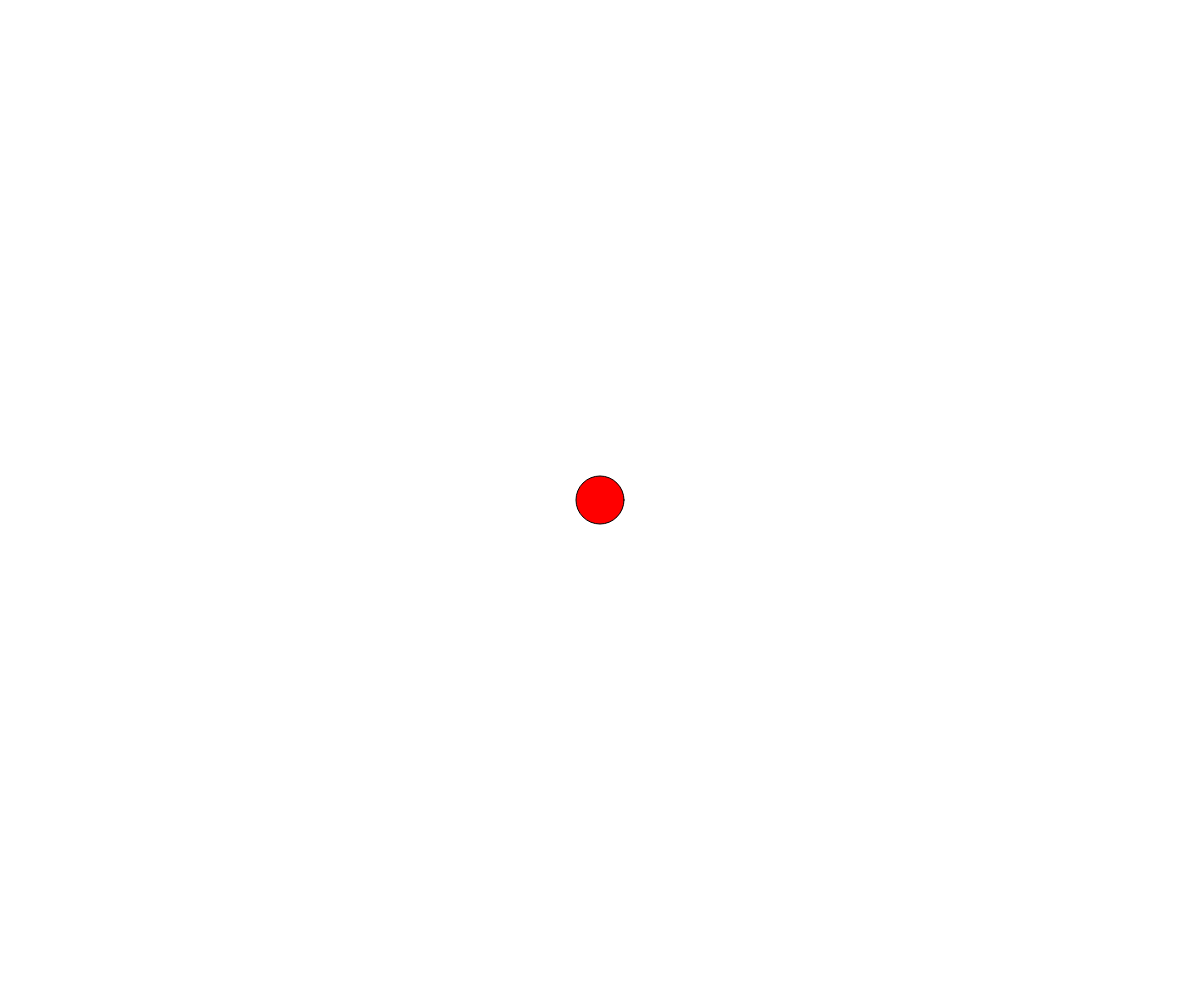
Frame 1 (no input)
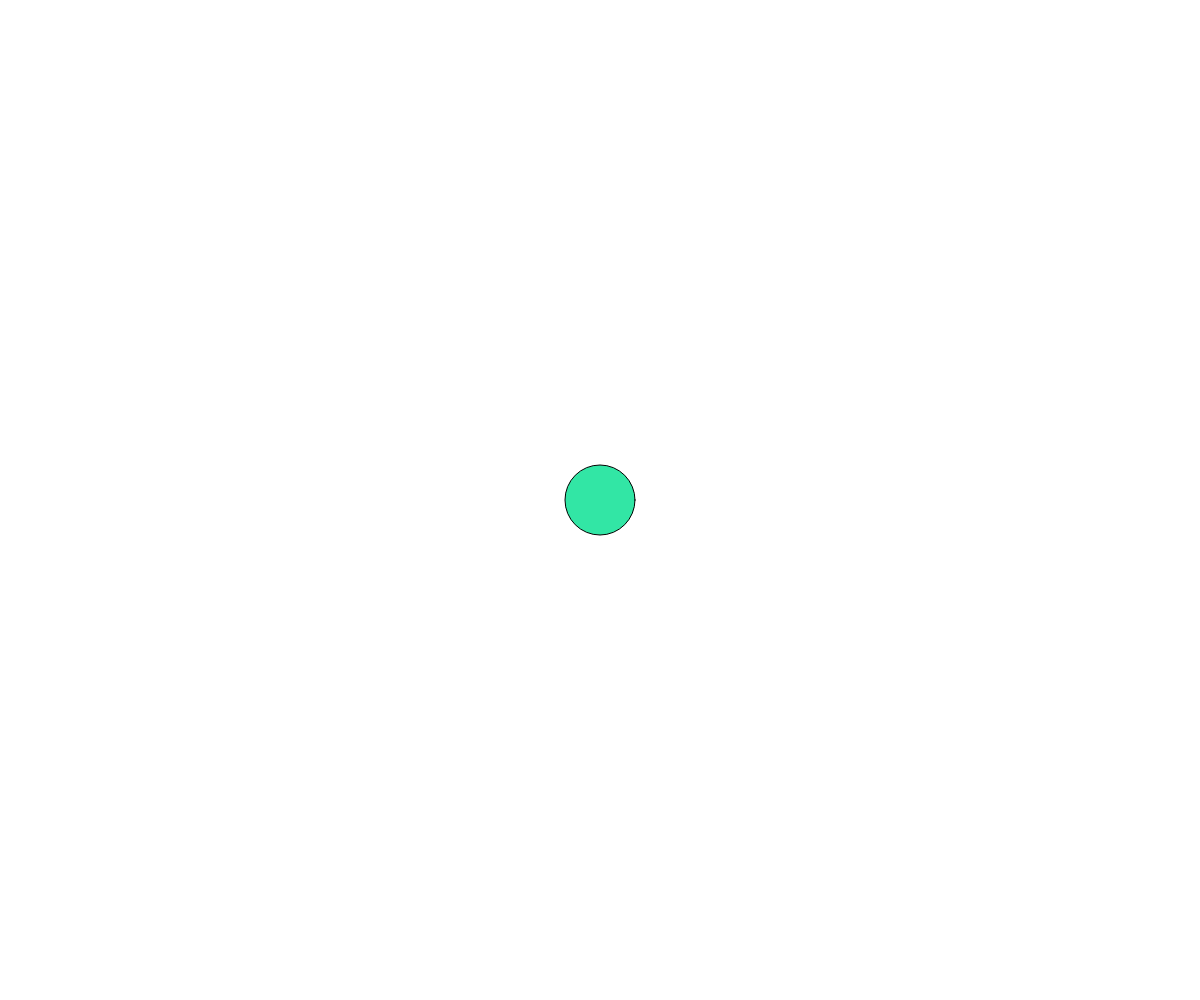
Frame 60 (no input)
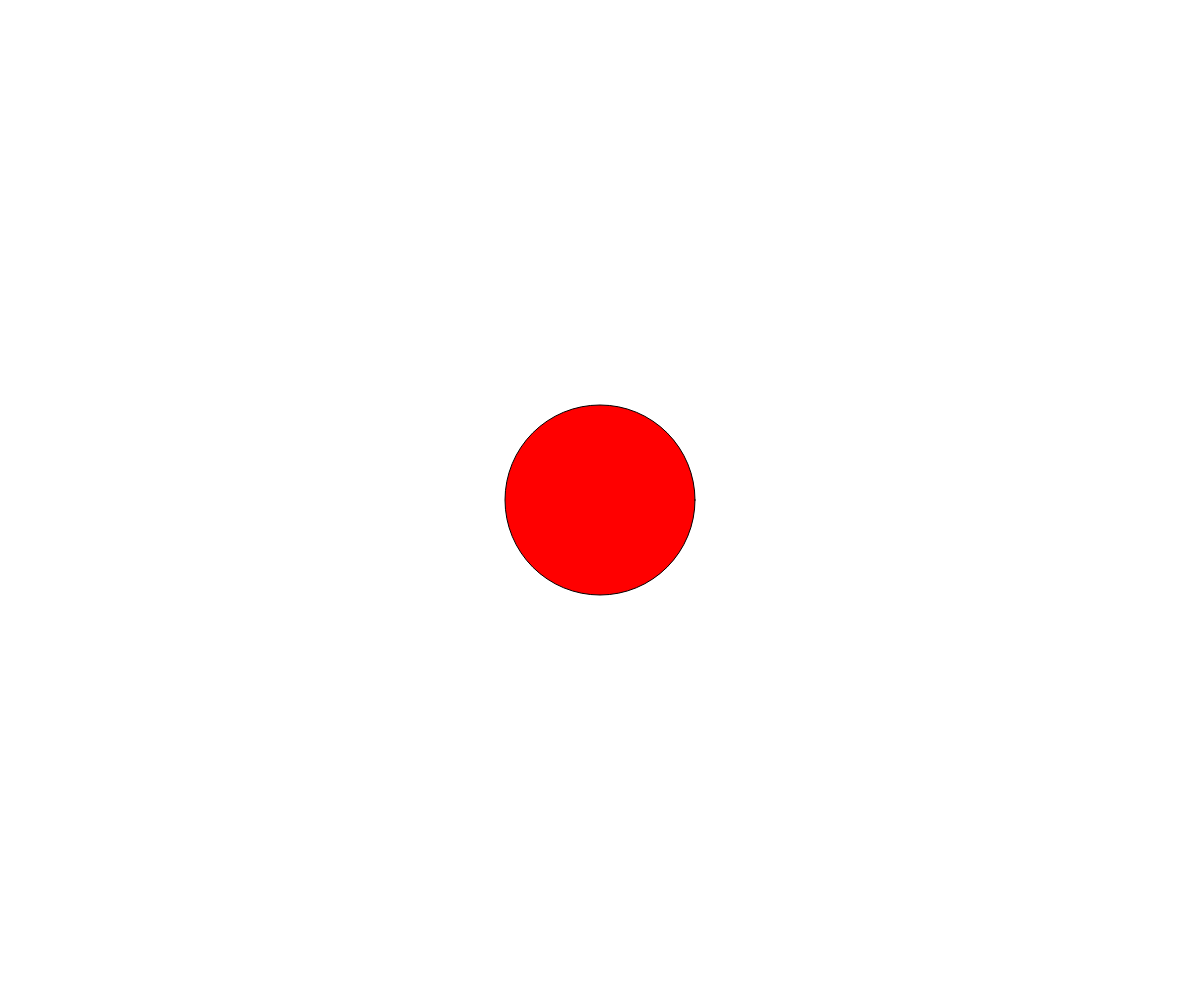
Frame 120 (the mouse pressed at the canvas centre since frame 60)

The p5.js sketch that drew these frames (run headless with seeded random() and noise() and a simulated clock; from frame 60 on, the mouse is pressed at the canvas centre):

// p5.js sketch
// ── sketch.js
// state variables
// sai
// sept 25, 2024

//global variables
let currentColor = 0; //0,1,2
let circleSize = 50;
let myColor;
let growing = false; //two state (T/F)

function setup() {
  createCanvas(windowWidth, windowHeight);
  myColor = color(50,230,165);
}

function draw() {
  background(255); // 3-tuple

  // circle code - fill value  useing the swith statement
  switch(currentColor){
    case 0:
      fill(255,0,0);
      break;
      case 1:
        fill(myColor);
        break;
      case 2:
        fill(0,255,255);
        break;
  }

  //circle change the color stated variable
  if(frameCount % 30 === 0){ //true once every 10 frames
    currentColor ++;
    if(currentColor > 2){
      currentColor = 0;
    }
  }
//circle grow/shrink
if(growing) circleSize += 2;
else circleSize -=2;

//draw circle
  circle(width/2, height/2, circleSize);
}

function keyPressed(){
  if(key == "a"){
    growing = !growing;
  }
}
